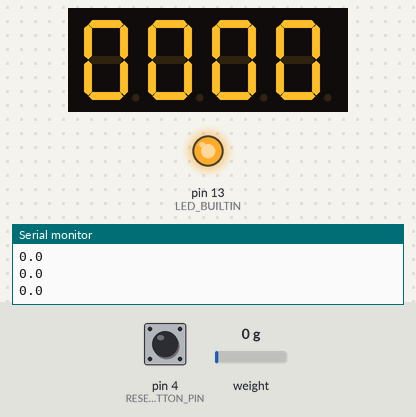
A sketch run on a simulated Arduino Uno, built with avr-gcc and run on an emulated ATmega328P. Parts: 4-digit seven-segment display, output pins drawn as LEDs (lit = HIGH), the last lines printed to the serial monitor. The inputs (shaded band) are chosen by the test bench; at power-on: weight on the scale 0 g, pin 4 (RESET_BUTTON_PIN) HIGH.

Above: at 2.2 s.
2.3 s: weight on the scale set to 100 g
At 3.1 s:
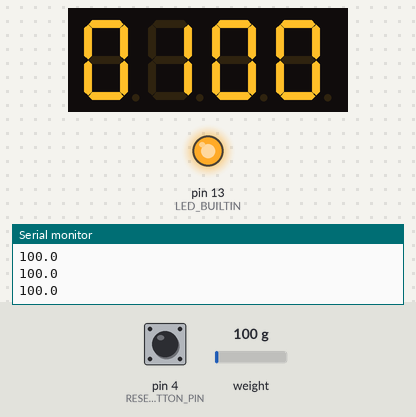
3.8 s: weight on the scale set to 1250 g
At 4.3 s:
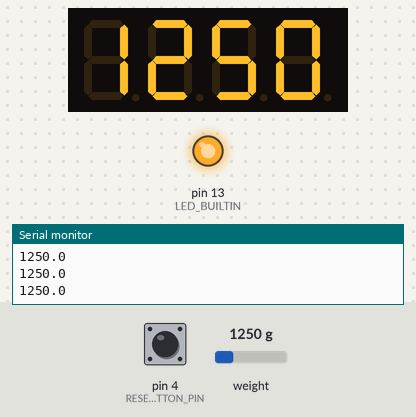
5.3 s: pin 4 (RESET_BUTTON_PIN) pulled LOW for 0.15 s
At 7.2 s:
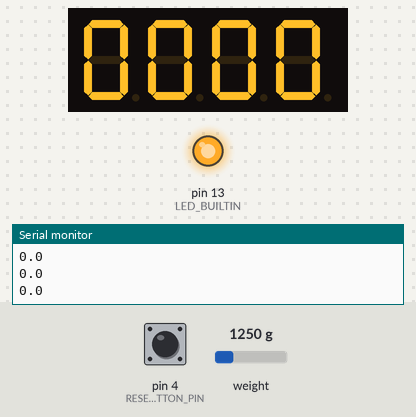
8.0 s: weight on the scale set to 3750 g
At 9.3 s:
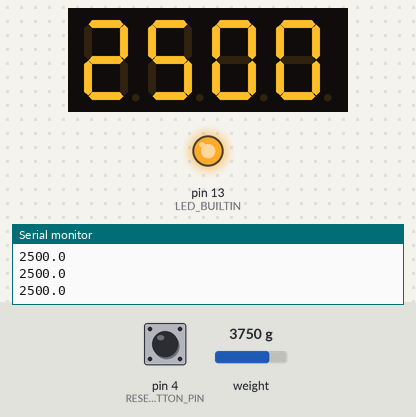
Timing chart, 0 to 10.6 s (numbered marks = the images above; inputs shaded):
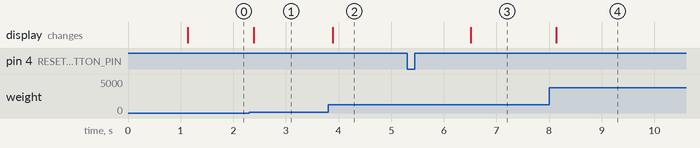

The sketch:

ct1_scale.ino
```cpp
//  Library webside
//  Seeed-Studio/Grove_4Digital_Display
//  https://github.com/Seeed-Studio/Grove_4Digital_Display?tab=readme-ov-file
//  HX711
//  https://github.com/bogde/HX711

/*將HX711和TM1637的函式庫載入程式中，讓使用者可以直接呼叫裡面已經幫你寫好的類別（class）和函式（function）*/
#include "HX711.h" // 載入 HX711 放大器庫，用於讀取負載感測器數據
#include "TM1637.h"// 載入 TM1637 四位數顯示器庫

// 負載感測器 (load cell) 的引腳定義
const int LOADCELL_DOUT_PIN = 2; // HX711 資料輸出腳位
const int LOADCELL_SCK_PIN = 3;  // HX711 時鐘腳位
const int RESET_BUTTON_PIN = 4;  // Pin 4為磅秤歸零

/* Grove 4位數字顯示器引腳*/
#define CLK 7  // 定義時鐘引腳
#define DIO 6  // 定義數據引腳
TM1637 tm1637(CLK, DIO); // 建立 TM1637 顯示器物件

HX711 scale; // 建立 HX711 物件

/*將開發版的LED在開機過程拉至低電位，等待所有設定初始化完畢，LED將開啟，用來告知使用者初始化完成*/
void setup() {
  Serial.begin(115200);
  Serial.println("HX711 Demo");// 開機序列提示
  pinMode(LED_BUILTIN, OUTPUT);// 內建 LED 指示燈，用來顯示初始化完成狀態
  digitalWrite(LED_BUILTIN, LOW);// 初始化 LED 關閉

  // 初始化按鍵引腳
  pinMode(RESET_BUTTON_PIN, INPUT_PULLUP);  // 使用內建上拉電阻，按下時輸出低電平

  Serial.println("Initializing the scale");
  scale.begin(LOADCELL_DOUT_PIN, LOADCELL_SCK_PIN);
  // 呼叫 HX711 函式庫裡的 begin()，並把資料腳 (DOUT) 和時鐘腳 (SCK) 的腳位號碼傳進去，完成 HX711 與 Arduino 之間的通訊設定，才能接著進行後續的校正與讀值動作。

  tm1637.init();// 初始化 TM1637 顯示器
  tm1637.set(BRIGHT_TYPICAL);  // 設定亮度

  // 初始化電子秤
  Serial.println("Before setting up the scale:");
  scale.set_scale(400.f); // 400.f 是依照你的負載感測器校正資料得出的常數
  scale.tare();  // 重置皮重

  digitalWrite(LED_BUILTIN, HIGH);// 初始化完成，點亮內建 LED
}

/*這段 loop() 的程式主要在持續讀取電子秤重量、顯示並監控「歸零按鍵」*/
void loop() {
  float weight = scale.get_units(1);// 從 HX711 讀取重量 (單次取樣)，返回值已經除以校正因子，單位為克 (g)

  // 打印當前重量到串口
  //Serial.print("Weight: ");
  Serial.println(weight, 1);  // 顯示1位小數
  //Serial.println(" g");

  // 將重量轉換為整數並顯示在Grove 4位數字顯示器上
  int displayWeight = (int)weight;  // 轉換為整數以顯示
  tm1637.display(0, (displayWeight / 1000) % 10);  // 顯示千位
  tm1637.display(1, (displayWeight / 100) % 10);   // 顯示百位
  tm1637.display(2, (displayWeight / 10) % 10);    // 顯示十位
  tm1637.display(3, displayWeight % 10);           // 顯示個位

  // 檢查按鍵是否被按下
  if (digitalRead(RESET_BUTTON_PIN) == LOW) {
    scale.tare();  // 重置皮重
    Serial.println("Scale tared (reset to zero)");
  }

  //delay(500);  // 更新顯示
}
```

Measured:
- after the input at 2.3 s, the display: changes after 0.09 s (image 1)
- after the input at 3.8 s, the display: changes after 0.09 s (image 2)
- after the input at 5.3 s, the display: changes after 1.2 s (image 3)
- after the input at 8.0 s, the display: changes after 0.14 s (image 4)
